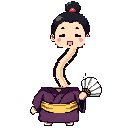

Generate this figure with Python:
# Builds tools/art/sources/nobiko-sketch.png, the layout sketch PixelLab pixflux redraws into Nobiko-san
# (see docs/graphics.md). Usage: python3 nobiko-sketch.py nobiko-body.png nobiko-sketch.png
import sys
from PIL import Image, ImageDraw
src = Image.open(sys.argv[1]).convert('RGBA')
W = 128
head = Image.new('RGBA', (W, W)); body = Image.new('RGBA', (W, W))
for y in range(W):
    for x in range(W):
        p = src.getpixel((x, y))
        if p[3] == 0: continue
        fan = x >= 86 and y >= 60
        (head if (y < 76 and not fan) else body).putpixel((x, y), p)
hs, bs = 0.66, 0.9
hb = head.crop(head.getbbox()); hb = hb.resize((round(hb.width*hs), round(hb.height*hs)), Image.NEAREST)
bb = body.crop(body.getbbox()); bb = bb.resize((round(bb.width*bs), round(bb.height*bs)), Image.NEAREST)
out = Image.new('RGBA', (W, W))
bx, by = (W - bb.width)//2 + 2, W - bb.height - 2
hx, hy = 64 - hb.width//2 + 6, 1
# neck: an S-curve from the collar up to the chin
collar = (bx + round(40*bs), by + 14)
chin = (hx + hb.width//2, hy + hb.height - 6)
pts = []
for i in range(41):
    t = i/40
    # cubic bezier with a bulge to the left
    c1 = (collar[0]-22, collar[1]-26); c2 = (chin[0]+14, chin[1]+14)
    x = (1-t)**3*collar[0] + 3*(1-t)**2*t*c1[0] + 3*(1-t)*t**2*c2[0] + t**3*chin[0]
    y = (1-t)**3*collar[1] + 3*(1-t)**2*t*c1[1] + 3*(1-t)*t**2*c2[1] + t**3*chin[1]
    pts.append((x, y))
d = ImageDraw.Draw(out)
d.line(pts, fill=(20, 12, 24, 255), width=12, joint='curve')
d.line(pts, fill=(253, 225, 193, 255), width=7, joint='curve')
# shade stripe on the right side of the neck
d.line([(x+2, y) for x, y in pts], fill=(236, 196, 160, 255), width=2)
out.alpha_composite(bb, (bx, by))
out.alpha_composite(hb, (hx, hy))
out.save(sys.argv[2])
# drop stray specks: opaque islands under 30 px
out = Image.open(sys.argv[2]); px = out.load(); seen = set()
for y0 in range(W):
    for x0 in range(W):
        if px[x0, y0][3] == 0 or (x0, y0) in seen: continue
        comp, stack = [], [(x0, y0)]; seen.add((x0, y0))
        while stack:
            x, y = stack.pop(); comp.append((x, y))
            for nx, ny in ((x+1,y),(x-1,y),(x,y+1),(x,y-1)):
                if 0 <= nx < W and 0 <= ny < W and (nx, ny) not in seen and px[nx, ny][3]:
                    seen.add((nx, ny)); stack.append((nx, ny))
        if len(comp) < 30:
            for p in comp: px[p] = (0, 0, 0, 0)
out.save(sys.argv[2])
# the fan hand's knuckles were cut loose from the hand when the body was scaled; clear them
out = Image.open(sys.argv[2])
for y in range(70, 80):
    for x in range(76, 85):
        if x < 83 or y < 77: out.putpixel((x, y), (0, 0, 0, 0))
out.save(sys.argv[2])
